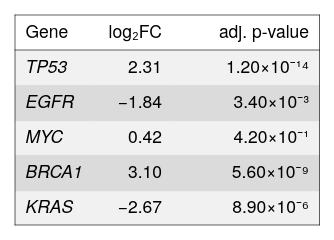

The specification (Vega-Lite) saved for this image:
### Vega-Lite specification from a JSON file in a GitHub repository (floating-point values rounded to 4 significant figures)
{"background": null, "config": {"arc": {"fill": "#DBDBDB", "fillOpacity": 1.0, "innerRadius": 25.0, "padAngle": 0.03, "stroke": "black", "strokeOpacity": 1, "strokeWidth": 0.25}, "area": {"fill": "#DBDBDB", "fillOpacity": 1.0, "stroke": "black", "strokeOpacity": 1, "strokeWidth": 0.25}, "axis": {"domain": true, "domainCap": "round", "domainColor": "black", "domainWidth": 0.25, "grid": false, "gridCap": "round", "gridColor": "#F1F1F1", "gridDash": [0, 0], "gridOpacity": 1.0, "gridWidth": 0.25, "labelColor": "black", "labelFont": "Helvetica Neue, HelveticaNeue, Helvetica, Arial, sans-serif", "labelFontSize": 7, "labelFontStyle": "normal", "labelFontWeight": 400, "offset": 4.5, "ticks": true, "tickCap": "round", "tickColor": "black", "tickRound": false, "tickSize": 3, "tickWidth": 0.25, "titleColor": "black", "titleFont": "Helvetica Neue, HelveticaNeue, Helvetica, Arial, sans-serif", "titleFontSize": 7, "titleFontStyle": "normal", "titleFontWeight": 400}, "axisX": {"domain": true, "labelAlign": "center", "labelAngle": 0, "labels": true, "ticks": true, "translate": 0}, "axisY": {"domain": true, "labelAlign": "right", "labelAngle": 0, "labels": true, "ticks": true, "translate": 0}, "axisRight": {"domain": true, "labelAlign": "left", "labelAngle": 0, "labels": true, "ticks": true, "translate": 0}, "axisTop": {"domain": true, "labelAlign": "center", "labelAngle": 0, "labels": true, "ticks": true, "translate": 0}, "axisBand": {"tickOffset": 0}, "bar": {"fill": "#DBDBDB", "fillOpacity": 1.0, "stroke": "black", "strokeOpacity": 1, "strokeWidth": 0.25}, "boxplot": {"size": 9.0, "ticks": {"cornerRadius": 0.25, "fill": "black", "opacity": 1, "size": 4.5, "thickness": 0.25}, "box": {"fillOpacity": 1.0, "stroke": "black", "strokeOpacity": 1, "strokeWidth": 0.25}, "median": {"cornerRadius": 0, "fill": "black", "fillOpacity": 1.0, "opacity": 1, "size": 9.0, "thickness": 0.25}, "rule": {"fill": "black", "fillOpacity": 1.0, "size": 10.0, "stroke": "black", "strokeDash": [0, 0], "strokeOpacity": 1, "strokeWidth": 0.25}, "outliers": {"color": "black", "fill": "black", "fillOpacity": 1.0, "size": 0, "stroke": "black", "strokeOpacity": 1, "strokeWidth": 0.25}}, "circle": {"fill": "black", "fillOpacity": 1.0, "size": 1.25, "stroke": null, "strokeOpacity": 1, "strokeWidth": 0.25}, "errorband": {"band": {"fillOpacity": 0.6, "stroke": null, "strokeWidth": 0.25, "strokeOpacity": 1}, "borders": {"opacity": 0, "strokeOpacity": 0.25, "strokeWidth": 1}}, "errorbar": {"opacity": 1, "rule": {"strokeDash": [0, 0], "strokeWidth": 0.25}, "ticks": {"color": "black", "cornerRadius": 0.125, "opacity": 1, "size": 6.0, "thickness": 0.25}, "thickness": 0.25}, "font": "Helvetica Neue, HelveticaNeue, Helvetica, Arial, sans-serif", "geoshape": {"fill": "#DBDBDB", "fillOpacity": 1.0, "stroke": "black", "strokeOpacity": 1, "strokeWidth": 0.25}, "header": {"labelColor": "black", "labelFont": "Helvetica Neue, HelveticaNeue, Helvetica, Arial, sans-serif", "labelFontSize": 7, "labelFontStyle": "normal", "labelFontWeight": 400, "titleColor": "black", "titleFont": "Helvetica Neue, HelveticaNeue, Helvetica, Arial, sans-serif", "titleFontSize": 7, "titleFontStyle": "normal", "titleFontWeight": 400, "titlePadding": 0}, "legend": {"disable": false, "offset": 4.5, "titlePadding": 4, "labelOffset": 2, "gradientLabelOffset": 2, "gradientLength": 50.0, "gradientThickness": 5.0, "gradientOpacity": 1.0, "gradientStrokeColor": "black", "gradientStrokeWidth": 0.25, "labelColor": "black", "labelFont": "Helvetica Neue, HelveticaNeue, Helvetica, Arial, sans-serif", "labelFontSize": 7, "labelFontStyle": "normal", "labelFontWeight": 400, "strokeColor": "black", "strokeWidth": 0, "symbolSize": 42, "symbolStrokeColor": "black", "symbolStrokeWidth": 0.25, "titleColor": "black", "titleFont": "Helvetica Neue, HelveticaNeue, Helvetica, Arial, sans-serif", "titleFontSize": 7, "titleFontStyle": "normal", "titleFontWeight": 400}, "line": {"color": "black", "stroke": "black", "strokeCap": "round", "strokeDash": [0, 0], "strokeOpacity": 1, "strokeWidth": 0.375}, "point": {"filled": true, "fill": "#DBDBDB", "fillOpacity": 1.0, "size": 5.0, "stroke": "black", "strokeOpacity": 1, "strokeWidth": 0.25}, "range": {"category": ["#5CA7B1", "#CDDEF3", "#B7B3E4", "#B3DAB5", "#F5E1B3", "#3D727B", "#8AA8D2", "#867DAC", "#80A988", "#CBB17A", "#204148", "#59719A", "#584C77", "#507B5F", "#9D824D"], "diverging": {"scheme": ["#C35082", "#CE6D94", "#D989A7", "#E2A4BA", "#EABFCE", "#F1DBE2", "#F6F6F6", "#D7E0EB", "#B9CBE0", "#9BB6D5", "#7DA1C9", "#5F8CBD", "#4177B1"]}, "heatmap": {"scheme": ["#32022B", "#43044D", "#4C196E", "#4D338C", "#484DA6", "#3A68BB", "#1D83CA", "#1D9CCB", "#23B5C9", "#28CDC5", "#4DE0B4", "#91EE9F"]}, "ordinal": {"scheme": ["#F1F1F1", "#DBDBDB", "#C6C6C6", "#B2B2B2", "#9D9D9D", "#898989", "#767676", "#636363", "#515151", "#404040", "#2F2F2F", "#1F1F1F"]}, "ramp": {"scheme": ["#32022B", "#43044D", "#4C196E", "#4D338C", "#484DA6", "#3A68BB", "#1D83CA", "#1D9CCB", "#23B5C9", "#28CDC5", "#4DE0B4", "#91EE9F"]}}, "rule": {"color": "black", "stroke": "black", "strokeCap": "round", "strokeDash": [2, 2], "strokeOpacity": 1, "strokeWidth": 0.25}, "scale": {"bandPaddingInner": 0.1, "bandPaddingOuter": 0.1, "round": false}, "rect": {"fill": "#DBDBDB", "fillOpacity": 1.0, "stroke": "black", "strokeOpacity": 1, "strokeWidth": 0.25}, "square": {"fill": "#DBDBDB", "fillOpacity": 1.0, "size": 10.0, "stroke": "black", "strokeOpacity": 1, "strokeWidth": 0.25}, "text": {"color": "black", "font": "Helvetica Neue, HelveticaNeue, Helvetica, Arial, sans-serif", "fontSize": 7, "fontStyle": "normal", "fontWeight": 400}, "tick": {"color": "black", "cornerRadius": 0.125, "opacity": 1.0, "size": 9.0, "thickness": 0.25}, "title": {"anchor": "middle", "frame": "group", "color": "black", "font": "Helvetica Neue, HelveticaNeue, Helvetica, Arial, sans-serif", "fontSize": 7, "fontStyle": "normal", "fontWeight": 400, "subtitleColor": "black", "subtitleFont": "Helvetica Neue, HelveticaNeue, Helvetica, Arial, sans-serif", "subtitleFontSize": "Helvetica Neue, HelveticaNeue, Helvetica, Arial, sans-serif", "subtitleFontStyle": "normal", "subtitleFontWeight": 400}, "trail": {"color": "black", "opacity": 1, "size": 0.375}, "view": {"continuousWidth": 100, "continuousHeight": 100, "discreteWidth": 100, "discreteHeight": 100, "fill": null, "stroke": null, "strokeWidth": 0.25}}, "layer": [{"data": {"name": "data-680ea108daf5af24563e4da49a5d090b"}, "mark": {"type": "rect", "fill": "#F1F1F1", "stroke": null, "strokeWidth": 0}, "encoding": {"x": {"value": 0}, "x2": {"value": 29.9}, "y": {"axis": null, "field": "__ytop", "scale": {"domain": [0, 84], "nice": false, "range": [0, 84], "zero": false}, "type": "quantitative"}, "y2": {"field": "__ybot"}}, "transform": [{"window": [{"op": "row_number", "field": "", "as": "__rowidx"}]}, {"calculate": "14 + (datum.__rowidx - 1) * 14", "as": "__ytop"}, {"calculate": "min(14 + datum.__rowidx * 14 + 0.5, 84)", "as": "__ybot"}, {"calculate": "14 + (datum.__rowidx - 0.5) * 14", "as": "__ymid"}, {"filter": "(datum.__rowidx - 1) % 2 == 0"}]}, {"data": {"name": "data-680ea108daf5af24563e4da49a5d090b"}, "mark": {"type": "rect", "fill": "#DBDBDB", "stroke": null, "strokeWidth": 0}, "encoding": {"x": {"value": 0}, "x2": {"value": 29.9}, "y": {"axis": null, "field": "__ytop", "scale": {"domain": [0, 84], "nice": false, "range": [0, 84], "zero": false}, "type": "quantitative"}, "y2": {"field": "__ybot"}}, "transform": [{"window": [{"op": "row_number", "field": "", "as": "__rowidx"}]}, {"calculate": "14 + (datum.__rowidx - 1) * 14", "as": "__ytop"}, {"calculate": "min(14 + datum.__rowidx * 14 + 0.5, 84)", "as": "__ybot"}, {"calculate": "14 + (datum.__rowidx - 0.5) * 14", "as": "__ymid"}, {"filter": "(datum.__rowidx - 1) % 2 == 1"}]}, {"data": {"name": "data-680ea108daf5af24563e4da49a5d090b"}, "mark": {"type": "rect", "fill": "#F1F1F1", "stroke": null, "strokeWidth": 0}, "encoding": {"x": {"value": 29.4}, "x2": {"value": 63.5}, "y": {"axis": null, "field": "__ytop", "scale": {"domain": [0, 84], "nice": false, "range": [0, 84], "zero": false}, "type": "quantitative"}, "y2": {"field": "__ybot"}}, "transform": [{"window": [{"op": "row_number", "field": "", "as": "__rowidx"}]}, {"calculate": "14 + (datum.__rowidx - 1) * 14", "as": "__ytop"}, {"calculate": "min(14 + datum.__rowidx * 14 + 0.5, 84)", "as": "__ybot"}, {"calculate": "14 + (datum.__rowidx - 0.5) * 14", "as": "__ymid"}, {"filter": "(datum.__rowidx - 1) % 2 == 0"}]}, {"data": {"name": "data-680ea108daf5af24563e4da49a5d090b"}, "mark": {"type": "rect", "fill": "#DBDBDB", "stroke": null, "strokeWidth": 0}, "encoding": {"x": {"value": 29.4}, "x2": {"value": 63.5}, "y": {"axis": null, "field": "__ytop", "scale": {"domain": [0, 84], "nice": false, "range": [0, 84], "zero": false}, "type": "quantitative"}, "y2": {"field": "__ybot"}}, "transform": [{"window": [{"op": "row_number", "field": "", "as": "__rowidx"}]}, {"calculate": "14 + (datum.__rowidx - 1) * 14", "as": "__ytop"}, {"calculate": "min(14 + datum.__rowidx * 14 + 0.5, 84)", "as": "__ybot"}, {"calculate": "14 + (datum.__rowidx - 0.5) * 14", "as": "__ymid"}, {"filter": "(datum.__rowidx - 1) % 2 == 1"}]}, {"data": {"name": "data-680ea108daf5af24563e4da49a5d090b"}, "mark": {"type": "rect", "fill": "#F1F1F1", "stroke": null, "strokeWidth": 0}, "encoding": {"x": {"value": 63.0}, "x2": {"value": 121.8}, "y": {"axis": null, "field": "__ytop", "scale": {"domain": [0, 84], "nice": false, "range": [0, 84], "zero": false}, "type": "quantitative"}, "y2": {"field": "__ybot"}}, "transform": [{"window": [{"op": "row_number", "field": "", "as": "__rowidx"}]}, {"calculate": "14 + (datum.__rowidx - 1) * 14", "as": "__ytop"}, {"calculate": "min(14 + datum.__rowidx * 14 + 0.5, 84)", "as": "__ybot"}, {"calculate": "14 + (datum.__rowidx - 0.5) * 14", "as": "__ymid"}, {"filter": "(datum.__rowidx - 1) % 2 == 0"}]}, {"data": {"name": "data-680ea108daf5af24563e4da49a5d090b"}, "mark": {"type": "rect", "fill": "#DBDBDB", "stroke": null, "strokeWidth": 0}, "encoding": {"x": {"value": 63.0}, "x2": {"value": 121.8}, "y": {"axis": null, "field": "__ytop", "scale": {"domain": [0, 84], "nice": false, "range": [0, 84], "zero": false}, "type": "quantitative"}, "y2": {"field": "__ybot"}}, "transform": [{"window": [{"op": "row_number", "field": "", "as": "__rowidx"}]}, {"calculate": "14 + (datum.__rowidx - 1) * 14", "as": "__ytop"}, {"calculate": "min(14 + datum.__rowidx * 14 + 0.5, 84)", "as": "__ybot"}, {"calculate": "14 + (datum.__rowidx - 0.5) * 14", "as": "__ymid"}, {"filter": "(datum.__rowidx - 1) % 2 == 1"}]}, {"data": {"values": [{"__dysonsphere__": 1}]}, "mark": {"type": "rule", "color": "black", "strokeDash": [0, 0], "strokeWidth": 0.25}, "encoding": {"x": {"value": 0}, "x2": {"value": 121.8}, "y": {"value": 14}}}, {"data": {"values": [{"__dysonsphere__": 1}]}, "mark": {"type": "rule", "color": "black", "strokeDash": [0, 0], "strokeWidth": 0.25}, "encoding": {"x": {"value": 0}, "x2": {"value": 121.8}, "y": {"value": 0}}}, {"data": {"values": [{"__dysonsphere__": 1}]}, "mark": {"type": "rule", "color": "black", "strokeDash": [0, 0], "strokeWidth": 0.25}, "encoding": {"x": {"value": 0}, "x2": {"value": 121.8}, "y": {"value": 84}}}, {"data": {"values": [{"__dysonsphere__": 1}]}, "mark": {"type": "rule", "color": "black", "strokeDash": [0, 0], "strokeWidth": 0.25}, "encoding": {"x": {"value": 0}, "y": {"value": 0}, "y2": {"value": 84}}}, {"data": {"values": [{"__dysonsphere__": 1}]}, "mark": {"type": "rule", "color": "black", "strokeDash": [0, 0], "strokeWidth": 0.25}, "encoding": {"x": {"value": 121.8}, "y": {"value": 0}, "y2": {"value": 84}}}, {"data": {"name": "data-680ea108daf5af24563e4da49a5d090b"}, "mark": {"type": "text", "align": "left", "baseline": "middle", "fontSize": 7, "fontStyle": "italic"}, "encoding": {"text": {"field": "gene", "type": "nominal"}, "x": {"value": 4.2}, "y": {"axis": null, "field": "__ymid", "scale": {"domain": [0, 84], "nice": false, "range": [0, 84], "zero": false}, "type": "quantitative"}}, "transform": [{"window": [{"op": "row_number", "field": "", "as": "__rowidx"}]}, {"calculate": "14 + (datum.__rowidx - 1) * 14", "as": "__ytop"}, {"calculate": "min(14 + datum.__rowidx * 14 + 0.5, 84)", "as": "__ybot"}, {"calculate": "14 + (datum.__rowidx - 0.5) * 14", "as": "__ymid"}]}, {"data": {"name": "data-680ea108daf5af24563e4da49a5d090b"}, "mark": {"type": "text", "align": "right", "baseline": "middle", "fontSize": 7}, "encoding": {"text": {"field": "log2FC", "format": ".2f", "type": "quantitative"}, "x": {"value": 58.8}, "y": {"axis": null, "field": "__ymid", "scale": {"domain": [0, 84], "nice": false, "range": [0, 84], "zero": false}, "type": "quantitative"}}, "transform": [{"window": [{"op": "row_number", "field": "", "as": "__rowidx"}]}, {"calculate": "14 + (datum.__rowidx - 1) * 14", "as": "__ytop"}, {"calculate": "min(14 + datum.__rowidx * 14 + 0.5, 84)", "as": "__ybot"}, {"calculate": "14 + (datum.__rowidx - 0.5) * 14", "as": "__ymid"}]}, {"data": {"name": "data-680ea108daf5af24563e4da49a5d090b"}, "mark": {"type": "text", "align": "right", "baseline": "middle", "fontSize": 7}, "encoding": {"text": {"field": "__fmt_2", "type": "nominal"}, "x": {"value": 117.6}, "y": {"axis": null, "field": "__ymid", "scale": {"domain": [0, 84], "nice": false, "range": [0, 84], "zero": false}, "type": "quantitative"}}, "transform": [{"window": [{"op": "row_number", "field": "", "as": "__rowidx"}]}, {"calculate": "14 + (datum.__rowidx - 1) * 14", "as": "__ytop"}, {"calculate": "min(14 + datum.__rowidx * 14 + 0.5, 84)", "as": "__ybot"}, {"calculate": "14 + (datum.__rowidx - 0.5) * 14", "as": "__ymid"}, {"calculate": "(datum['padj'] == null || datum['padj'] == 0 ? '0' : (datum['padj'] < 0 ? '−' : '') + format(abs(datum['padj'])/pow(10,floor((log(abs(datum['padj']))/log(10)))), '.2f') + '×10' + (floor((log(abs(datum['padj']))/log(10))) < 0 ? '⁻' : '') + (abs(floor((log(abs(datum['padj']))/log(10)))) >= 10 ? '⁰¹²³⁴⁵⁶⁷⁸⁹'[floor(abs(floor((log(abs(datum['padj']))/log(10))))/10)] + '⁰¹²³⁴⁵⁶⁷⁸⁹'[abs(floor((log(abs(datum['padj']))/log(10))))%10] : '⁰¹²³⁴⁵⁶⁷⁸⁹'[abs(floor((log(abs(datum['padj']))/log(10))))]))", "as": "__fmt_2"}]}, {"data": {"values": [{"__dysonsphere__": 1}]}, "mark": {"type": "text", "align": "left", "baseline": "middle", "fontSize": 7, "fontStyle": "bold"}, "encoding": {"text": {"value": "Gene"}, "x": {"value": 4.2}, "y": {"value": 7.0}}}, {"data": {"values": [{"__dysonsphere__": 1}]}, "mark": {"type": "text", "align": "right", "baseline": "middle", "fontSize": 7, "fontStyle": "bold"}, "encoding": {"text": {"value": "log₂FC"}, "x": {"value": 58.8}, "y": {"value": 7.0}}}, {"data": {"values": [{"__dysonsphere__": 1}]}, "mark": {"type": "text", "align": "right", "baseline": "middle", "fontSize": 7, "fontStyle": "bold"}, "encoding": {"text": {"value": "adj. p-value"}, "x": {"value": 117.6}, "y": {"value": 7.0}}}], "height": 84, "resolve": {"scale": {"color": "independent"}}, "view": {"fill": null, "stroke": null}, "width": 121.8, "$schema": "https://vega.github.io/schema/vega-lite/v6.4.1.json", "datasets": {"data-680ea108daf5af24563e4da49a5d090b": [{"gene": "TP53", "log2FC": 2.31, "padj": 1.2e-14}, {"gene": "EGFR", "log2FC": -1.84, "padj": 0.0034}, {"gene": "MYC", "log2FC": 0.42, "padj": 0.42}, {"gene": "BRCA1", "log2FC": 3.1, "padj": 5.6e-09}, {"gene": "KRAS", "log2FC": -2.67, "padj": 8.9e-06}]}}
